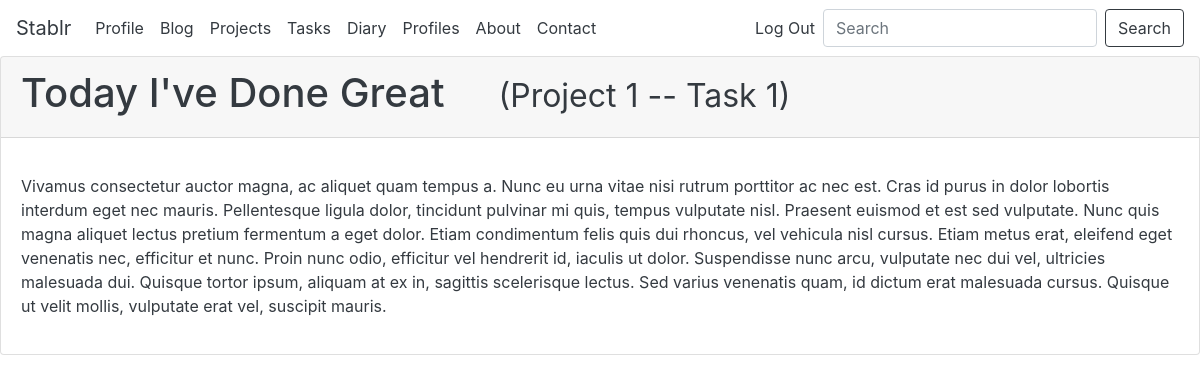
Page /diaries/Today I've Done Great/1/ (signed in) on the committed database.
### blog/models.py (models this page shows, shortened)
class Diary(models.Model):
	associated_task = models.ForeignKey(Tasks,null=True,on_delete=models.SET_NULL,blank=False)
	user = models.ForeignKey(User,default=1,null=True,on_delete=models.SET_NULL)
	title = models.CharField(max_length=30,null=True,blank=False)
	content = models.TextField(null=True,blank=False)
	file = models.FileField(upload_to='files/',blank=True,null=True)
	date = models.DateField(auto_now=False,auto_now_add=True)
	class Meta:
		ordering=['-date']

class Tasks(models.Model):
	associated_project = models.ForeignKey(Project,null=True,on_delete=models.SET_NULL,blank=False)
	taskgiver = models.ForeignKey(User,null=True,related_name="giver",on_delete=models.SET_NULL,blank=False)
	situation = models.CharField(choices=SITUATION,max_length=10,blank=False)
	title = models.CharField(max_length=30,null=True,blank=False)
	content = models.TextField(null=True,blank=False)
	startdate = models.DateField(auto_now=False,auto_now_add=False, null=True,blank=True)
	duedate = models.DateField(auto_now=False,auto_now_add=False, null=True,blank=True)
	class Meta:
		ordering=['duedate']
	def __str__(self):
		return '%s' % (self.title)

### blog/views.py (the view)
# urls.py: path('diaries/<str:diary_title>/<int:diary_id>/',diary_detail),
@login_required
def diary_detail(request,diary_id=0,diary_title=''):
	if diary_id!=0:
		obj = get_object_or_404(Diary,id=diary_id)
	else:
		obj = get_object_or_404(Diary,title=diary_title)
	template_name = 'diary_detail.html'
	context = {"object": obj}
	return render(request, template_name,context)

### blog/templates/diary_detail.html (shortened to what this page needs)
{% extends "base.html" %}
{% load static %}
{% block content %}
<div class="card mb-5 text-dark bg_color transparent">
	<div class="card-header font-weight-heavy">
	<h1> {{ object.title }}<small class='text-dark'> &nbsp;&nbsp;&nbsp;&nbsp;&nbsp;({{object.associated_task}})</small></h1>
	</div>
	<div class="card-body" style=>
		<p> {{ object.content|linebreaks }} </p>
  </div>
</div>
{% endblock %}"

### staticfiles/img.css (style rules this page uses)
body, html { height: 100%; }
.bg { background-image: url("https://mdbootstrap.com/img/Photos/Horizontal/Nature/full%20page/img(11).jpg"); height: 50%; background-position: center; background-repeat: no-repeat; background-size: cover; background-attachment: fixed; }

### staticfiles/colors.css (style rules this page uses)
.bg_color { background-size: cover; color: #fff; background-color: #607d8b; }
.transparent { background:rgba(255,255,255,0.5); }

### rows in the picture
Diary: title "Today I've Done Great", associated_task "Project 1 -- Task 1", content "Vivamus consectetur auctor magna, ac aliquet quam tempus a. Nunc eu urna vitae nisi rutrum porttitor ac nec est. Cras id purus in dolor lobortis interdum eget nec mauris. Pellentesque ligula dolor, tincidunt pulvinar mi quis, tempus vulputate nisl. Praesent euismod et est sed vulputate. Nunc quis magna aliquet lectus pretium fermentum a eget dolor. Etiam condimentum felis quis dui rhoncus, vel vehicula nisl cursus. Etiam metus erat, eleifend eget venenatis nec, efficitur et nunc. Proin nunc odio, efficitur vel hendrerit id, iaculis ut dolor. Suspendisse nunc arcu, vulputate nec dui vel, ultricies malesuada dui. Quisque tortor ipsum, aliquam at ex in, sagittis scelerisque lectus. Sed varius…"
